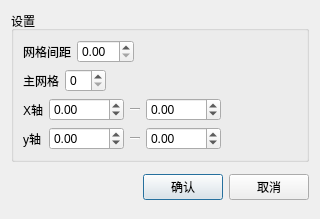
<?xml version="1.0" encoding="UTF-8"?>
<ui version="4.0">
 <class>GridSetDlg</class>
 <widget class="QDialog" name="GridSetDlg">
  <property name="geometry">
   <rect>
    <x>0</x>
    <y>0</y>
    <width>320</width>
    <height>219</height>
   </rect>
  </property>
  <property name="windowTitle">
   <string>GridSetting</string>
  </property>
  <layout class="QVBoxLayout" name="verticalLayout_2">
   <item>
    <widget class="QGroupBox" name="groupBox">
     <property name="title">
      <string>设置</string>
     </property>
     <layout class="QHBoxLayout" name="horizontalLayout_6">
      <item>
       <layout class="QVBoxLayout" name="verticalLayout">
        <item>
         <layout class="QHBoxLayout" name="horizontalLayout">
          <item>
           <widget class="QLabel" name="label">
            <property name="text">
             <string>网格间距</string>
            </property>
           </widget>
          </item>
          <item>
           <widget class="QDoubleSpinBox" name="gridSpace"/>
          </item>
          <item>
           <spacer name="horizontalSpacer_3">
            <property name="orientation">
             <enum>Qt::Horizontal</enum>
            </property>
            <property name="sizeHint" stdset="0">
             <size>
              <width>40</width>
              <height>20</height>
             </size>
            </property>
           </spacer>
          </item>
         </layout>
        </item>
        <item>
         <layout class="QHBoxLayout" name="horizontalLayout_3">
          <item>
           <widget class="QLabel" name="label_2">
            <property name="text">
             <string>主网格</string>
            </property>
           </widget>
          </item>
          <item>
           <widget class="QSpinBox" name="gridNum"/>
          </item>
          <item>
           <spacer name="horizontalSpacer_4">
            <property name="orientation">
             <enum>Qt::Horizontal</enum>
            </property>
            <property name="sizeHint" stdset="0">
             <size>
              <width>40</width>
              <height>20</height>
             </size>
            </property>
           </spacer>
          </item>
         </layout>
        </item>
        <item>
         <layout class="QHBoxLayout" name="horizontalLayout_4">
          <item>
           <widget class="QLabel" name="label_3">
            <property name="text">
             <string>X轴</string>
            </property>
           </widget>
          </item>
          <item>
           <widget class="QDoubleSpinBox" name="xrange_min">
            <property name="minimum">
             <double>-5000.000000000000000</double>
            </property>
            <property name="maximum">
             <double>5000.000000000000000</double>
            </property>
           </widget>
          </item>
          <item>
           <widget class="Line" name="line">
            <property name="minimumSize">
             <size>
              <width>10</width>
              <height>0</height>
             </size>
            </property>
            <property name="maximumSize">
             <size>
              <width>10</width>
              <height>16777215</height>
             </size>
            </property>
            <property name="orientation">
             <enum>Qt::Horizontal</enum>
            </property>
           </widget>
          </item>
          <item>
           <widget class="QDoubleSpinBox" name="xrange_max">
            <property name="minimum">
             <double>-5000.000000000000000</double>
            </property>
            <property name="maximum">
             <double>5000.000000000000000</double>
            </property>
           </widget>
          </item>
         </layout>
        </item>
        <item>
         <layout class="QHBoxLayout" name="horizontalLayout_5">
          <item>
           <widget class="QLabel" name="label_4">
            <property name="text">
             <string>y轴</string>
            </property>
           </widget>
          </item>
          <item>
           <widget class="QDoubleSpinBox" name="yrange_min">
            <property name="minimum">
             <double>-5000.000000000000000</double>
            </property>
            <property name="maximum">
             <double>5000.000000000000000</double>
            </property>
           </widget>
          </item>
          <item>
           <widget class="Line" name="line_2">
            <property name="minimumSize">
             <size>
              <width>10</width>
              <height>0</height>
             </size>
            </property>
            <property name="maximumSize">
             <size>
              <width>10</width>
              <height>16777215</height>
             </size>
            </property>
            <property name="orientation">
             <enum>Qt::Horizontal</enum>
            </property>
           </widget>
          </item>
          <item>
           <widget class="QDoubleSpinBox" name="yrange_max">
            <property name="minimum">
             <double>-5000.000000000000000</double>
            </property>
            <property name="maximum">
             <double>5000.000000000000000</double>
            </property>
           </widget>
          </item>
         </layout>
        </item>
       </layout>
      </item>
      <item>
       <spacer name="horizontalSpacer_2">
        <property name="orientation">
         <enum>Qt::Horizontal</enum>
        </property>
        <property name="sizeHint" stdset="0">
         <size>
          <width>40</width>
          <height>20</height>
         </size>
        </property>
       </spacer>
      </item>
     </layout>
    </widget>
   </item>
   <item>
    <widget class="QDialogButtonBox" name="buttonBox">
     <property name="standardButtons">
      <set>QDialogButtonBox::NoButton</set>
     </property>
    </widget>
   </item>
   <item>
    <layout class="QHBoxLayout" name="horizontalLayout_2">
     <item>
      <spacer name="horizontalSpacer">
       <property name="orientation">
        <enum>Qt::Horizontal</enum>
       </property>
       <property name="sizeHint" stdset="0">
        <size>
         <width>40</width>
         <height>20</height>
        </size>
       </property>
      </spacer>
     </item>
     <item>
      <widget class="QPushButton" name="btnOk">
       <property name="text">
        <string>确认</string>
       </property>
      </widget>
     </item>
     <item>
      <widget class="QPushButton" name="btnCancel">
       <property name="text">
        <string>取消</string>
       </property>
      </widget>
     </item>
    </layout>
   </item>
   <item>
    <spacer name="verticalSpacer">
     <property name="orientation">
      <enum>Qt::Vertical</enum>
     </property>
     <property name="sizeHint" stdset="0">
      <size>
       <width>20</width>
       <height>40</height>
      </size>
     </property>
    </spacer>
   </item>
  </layout>
 </widget>
 <resources/>
 <connections>
  <connection>
   <sender>buttonBox</sender>
   <signal>accepted()</signal>
   <receiver>GridSetDlg</receiver>
   <slot>accept()</slot>
   <hints>
    <hint type="sourcelabel">
     <x>248</x>
     <y>254</y>
    </hint>
    <hint type="destinationlabel">
     <x>157</x>
     <y>274</y>
    </hint>
   </hints>
  </connection>
  <connection>
   <sender>buttonBox</sender>
   <signal>rejected()</signal>
   <receiver>GridSetDlg</receiver>
   <slot>reject()</slot>
   <hints>
    <hint type="sourcelabel">
     <x>316</x>
     <y>260</y>
    </hint>
    <hint type="destinationlabel">
     <x>286</x>
     <y>274</y>
    </hint>
   </hints>
  </connection>
 </connections>
</ui>
